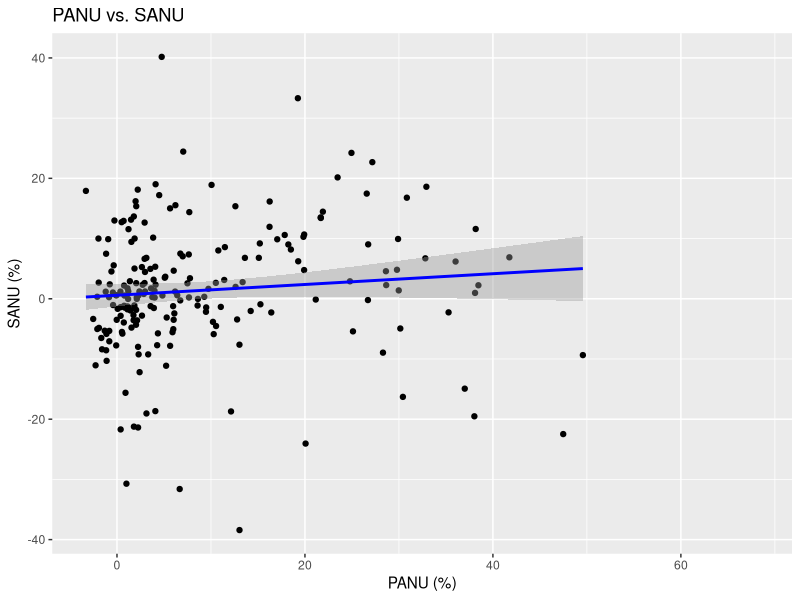
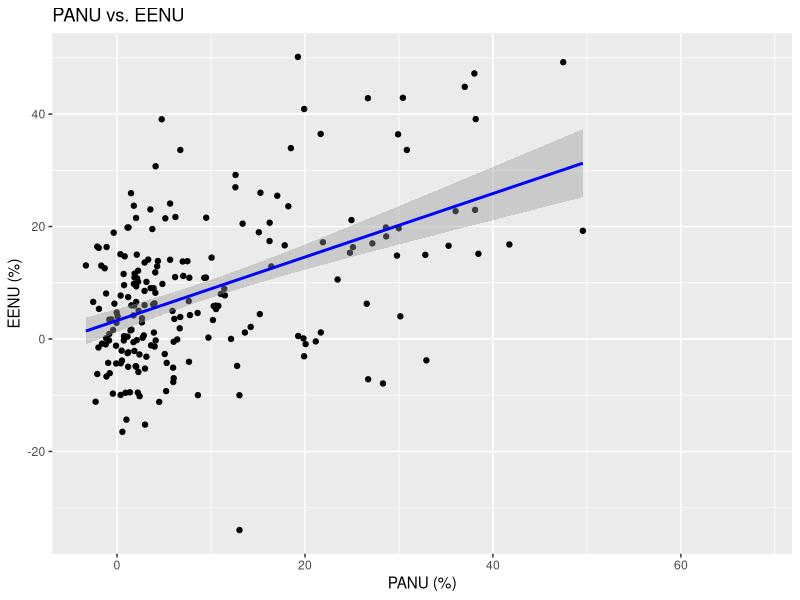
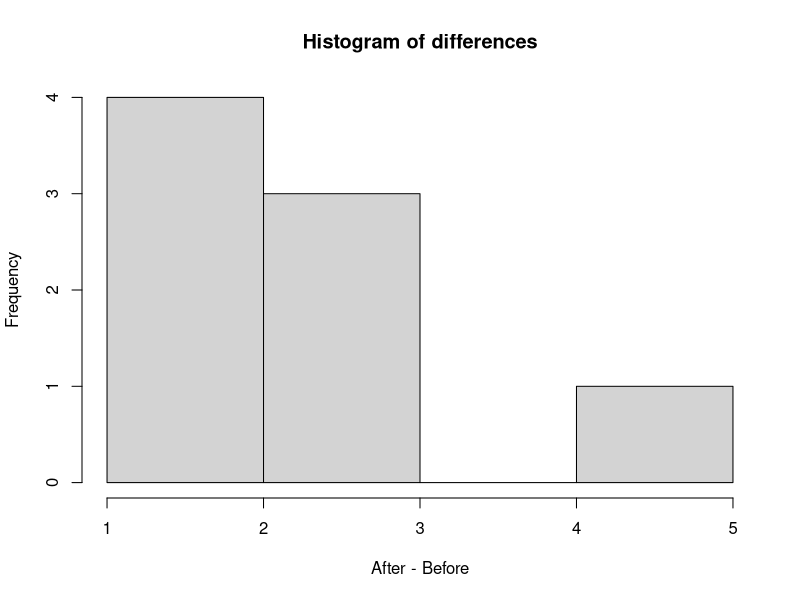
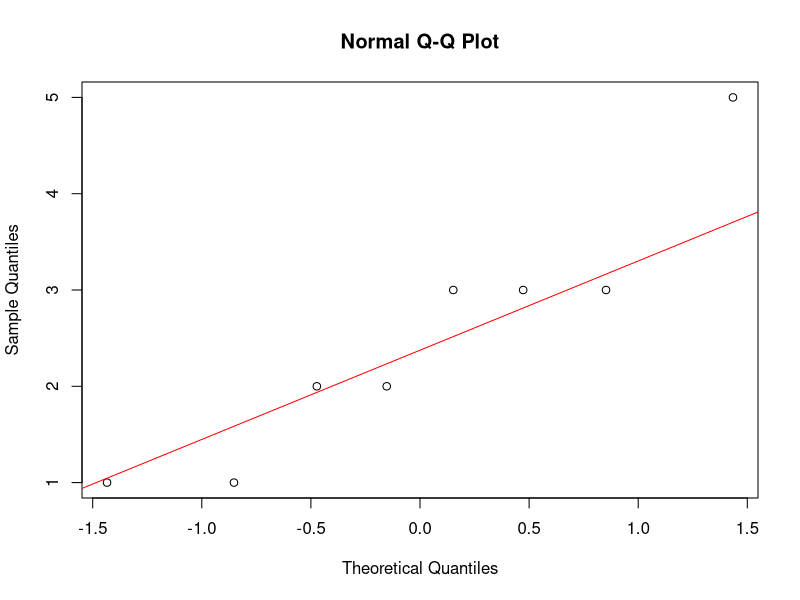

The R script that drew these images, in order:
## ---- chunk 1
nonuse <- read.csv("data/test_data/NonUse.csv", sep=",", header=TRUE)
head(nonuse)
summary(nonuse)
## ---- chunk 2
cor.test(nonuse$PANU, nonuse$SANU, method = "spearman")
## ---- chunk 3
cor.test(nonuse$PANU, nonuse$EENU, method = "spearman")
## ---- chunk 4
library(ggplot2)
ggplot(nonuse, aes(x=PANU, y=SANU)) +
  geom_point() +
  geom_smooth(method='lm', formula= y~x, color='blue', se=T) +
  # xlim(-10, 60) +
  # ylim(-50, 50) +
  
labs(title="PANU vs. SANU", x="PANU (%)", y="SANU (%)")
## ---- chunk 5

ggplot(nonuse, aes(x=PANU, y=EENU)) +
  geom_point() +
  geom_smooth(method='lm', formula= y~x, color='blue', se=T) +
  # xlim(-10, 60) +
  # ylim(-50, 50) +
  
labs(title="PANU vs. EENU", x="PANU (%)", y="EENU (%)")
## ---- chunk 6
lm_sanu <- lm(SANU ~ PANU, data=nonuse)
summary(lm_sanu)
coef(lm_sanu)
slope_1 <- coef(lm_sanu)[2]
intercept_1 <- coef(lm_sanu)[1] #?
cat("Regression equation: SANU=", slope_1, "PANU +", intercept_1, "\n")
## ---- chunk 7
lm_eenu <- lm(EENU ~ PANU, data=nonuse)
summary(lm_eenu)
coef(lm_eenu)
slope_2 <- coef(lm_eenu)[2]
intercept_2 <- coef(lm_eenu)[1] 
cat("Regression equation: EENU=", slope_2, "PANU +", intercept_2, "\n")
## ---- chunk 8
a <- 1 / slope_1
b <- -intercept_1 / slope_1

cat("Regression equation : PANU =", a, "* SANU +", b, "\n")

# PANU = a*EENU + b
a <- 1 / slope_2
b <- -intercept_2 / slope_2

cat("Regression equation : PANU =", a, "* EENU +", b, "\n")
## ---- chunk 9
prepost <- read.csv("data/test_data/PrePost.csv", sep=",", header=TRUE)
head(prepost)
summary(prepost)
## ---- chunk 10
diff <- prepost$perf[prepost$time=="After"] - prepost$perf[prepost$time=="Before"]
shapiro.test(diff)

hist(diff, main="Histogram of differences", xlab="After - Before")
qqnorm(diff); qqline(diff, col="red")
